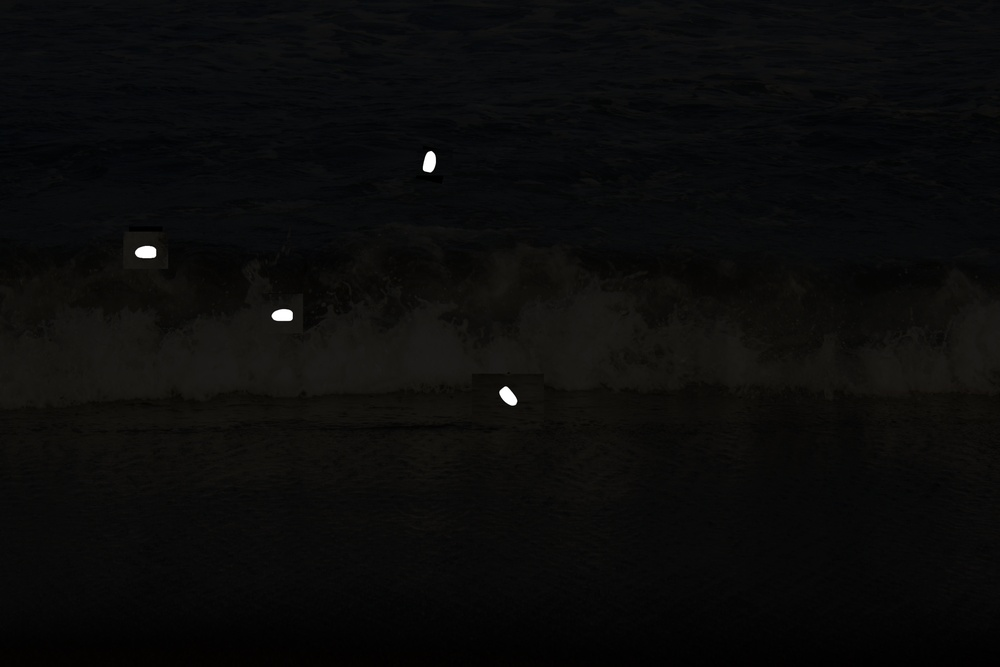
//> input picture TestCV/mew.jpg, 1000 x 667 px, shrunk from 5184 x 3456 before the run
$ ./TestCV   (built with g++ and OpenCV 4)
//> lines starting //> are read from the running program, lines starting //| are printed output that depends on the picture; after the words box and inside, x2 and y2 are one past the last pixel; in counts of white or black regions, pixels touching at a corner belong together
//> in GetImage, new_image_mat is the input picture: 667 rows x 1000 cols, CV_8UC3; mean B, G, R 10.8, 11.3, 11.2
#include <fstream>
#include "opencv2/core/core_c.h"
#include "opencv2/core/types_c.h"
#include <opencv2/highgui/highgui_c.h>
#include "opencv2/core/core.hpp"
#include "opencv2/imgproc/imgproc_c.h"
#include "opencv2/flann/flann.hpp"
#include "opencv2/core/core.hpp"
#include "opencv2/imgproc/imgproc.hpp"
#include "opencv2/features2d/features2d.hpp"
#include "opencv2/calib3d/calib3d.hpp"
#include "opencv2/objdetect/objdetect.hpp"
#include <opencv2/opencv.hpp>
#include <opencv2/imgcodecs/imgcodecs.hpp>
#include <opencv2/imgproc/imgproc_c.h>
#include <opencv2/imgproc/types_c.h>
#include <string>

using namespace cv;
using namespace std;

vector<Rect> old;
IplImage* new_image;
Mat new_image_mat;

// [52 lines left out: function ReadOldPieces, not called in this run]

void WriteCoordinates(vector<Rect> boundRect) {
	ofstream f("coordinates.txt", ios::trunc);
 	for (int i = 0; i < boundRect.size(); i++) {
		f << "BR - " << boundRect[i].br().x << ";" << boundRect[i].br().y << endl;
		f << "TL - " << boundRect[i].tl().x << ";" << boundRect[i].tl().y << endl;
		f << endl;
	}
	f.close();
}

void show(string pic_name, Mat pic) {
	cvNamedWindow(pic_name.c_str(), WINDOW_NORMAL);
	imshow(pic_name.c_str(), pic);
	cvWaitKey(0);
}

void show(string pic_name, IplImage* pic) {
	cvNamedWindow(pic_name.c_str(), CV_WINDOW_NORMAL);
	cvShowImage(pic_name.c_str(), pic);
	cvWaitKey(0);
}

vector<Rect> FindObjects(Mat img) {
	Mat threshold_output = img, gray_mat;
	vector<vector<Point> > contours;
	vector<Vec4i> hierarchy;
	int x = new_image->width, y = new_image->height;
//> x = 1000; y = 667
	////// создаём одноканальные картинки
	cvtColor(img, gray_mat, CV_BGR2GRAY);
	// Detect edges using Threshold
	threshold(gray_mat, threshold_output, 100, 255, THRESH_BINARY);
//> threshold_output: 667 rows x 1000 cols, CV_8UC1; 0.13% white; 4 white regions
	/// Find contours
	findContours(threshold_output, contours, hierarchy, CV_RETR_TREE, CV_CHAIN_APPROX_NONE, Point(0, 0));
//> contours = 4 contours; box (x1, y1, x2, y2) and area: (271, 309, 293, 321) 198, (499, 386, 517, 406) 197, (135, 246, 156, 258) 196, (423, 151, 436, 173) 194
	// Approximate contours to polygons + get bounding rects and circles
	vector<vector<Point> > contours_poly(contours.size());
//> contours_poly = 4 empty contours
	vector<Rect> boundRect(contours.size());
	vector<Point2f>center(contours.size());
	vector<float>radius(contours.size());
	printf("%d objects on pic\n", contours.size());
//| 4 objects on pic
	for (int i = 0; i < contours.size(); i++) {
		approxPolyDP(Mat(contours[i]), contours_poly[i], 1, true);
		boundRect[i] = boundingRect(Mat(contours_poly[i]));
		minEnclosingCircle((Mat)contours_poly[i], center[i], radius[i]);
	}
//> this loop made 4 passes

	Mat drawing = Mat::zeros(threshold_output.size(), CV_8UC3);
	for (int i = 0; i < contours.size(); i++)
	{
		printf("tl - (%d %d) - br - (%d %d) \n", boundRect[i].tl().x, boundRect[i].tl().y,
			boundRect[i].br().x, boundRect[i].br().y);
		cvRectangle(new_image, boundRect[i].tl(), boundRect[i].br(), CV_RGB(255, 0, 0));
		cvSetImageROI(new_image, boundRect[i]);
		Mat subImg = img(boundRect[i]);

		Scalar color = Scalar(RNG(12345).uniform(0, 255), RNG(12345).uniform(0, 255), RNG(12345).uniform(0, 255));
		drawContours(drawing, contours_poly, i, color, 1, 8, vector<Vec4i>(), 0, Point());
		rectangle(drawing, boundRect[i].tl(), boundRect[i].br(), color, 5, 8, 0);
		// Никогда не забывайте удалять ИОР
		cvResetImageROI(new_image);
		string filename = to_string(i);
		imwrite(filename + ".jpg", subImg);
		//imwrite(filename + "compressed.jpg", subImg, { IMWRITE_JPEG_QUALITY, 50 });
	}
//> new_image: 667 rows x 1000 cols, CV_8UC3; mean B, G, R 10.8, 11.2, 11.3
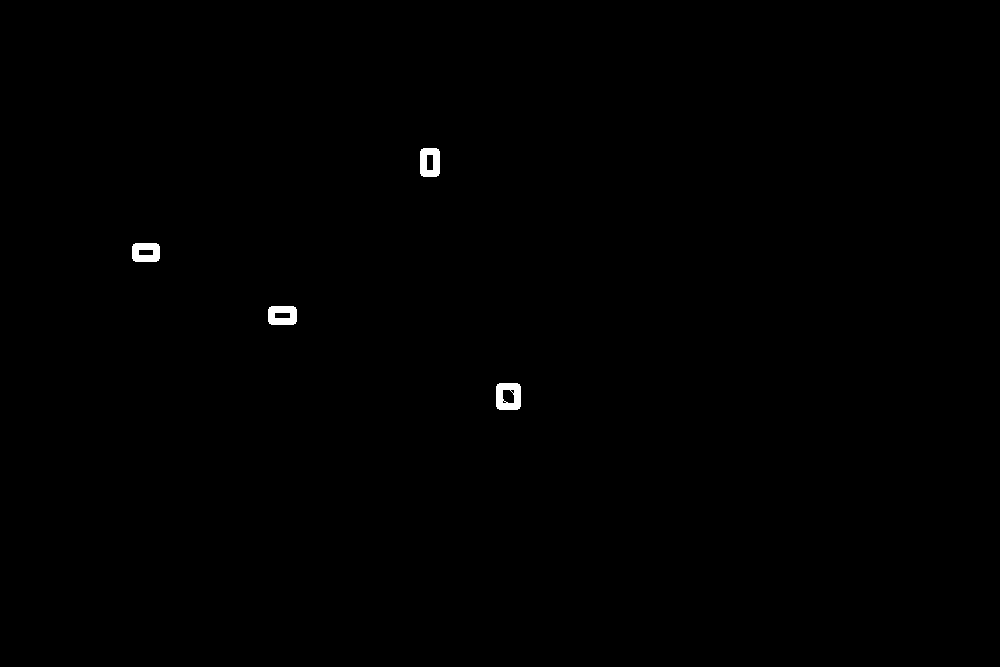
//> drawing: 667 rows x 1000 cols, CV_8UC3; values 0 (black) and 254 (white), 0.28% white; 4 white regions, box (x1, y1, x2, y2) and area: (496, 383, 521, 410) 523, (420, 148, 440, 177) 470, (268, 306, 297, 325) 456, (132, 243, 160, 262) 442
	show("objects", drawing);
	return boundRect;
}

bool IsCoordinatesEmpty() {
	fstream file("coordinates.txt");
	if (!file.is_open()) {
		cout << "Not open\n"; // если не открылся
		return true;
	}
	else if (file.peek() == EOF)
		return true;// если первый символ конец файла
	file.close();
	return false;
}

IplImage* TransformMatToImg(Mat mat) {
	auto src_img = cvCreateImage(cvSize(mat.cols, mat.rows), 8, 3);
	IplImage buff = mat;
	cvCopy(&buff, src_img);
	return src_img;
}

void GetImage(int argc, char* argv[]) {
	String imageName = "mew.jpg";
	if (argc > 1) {
		imageName = String(argv[1]);
	}
	new_image_mat = imread(imageName);// получаем картинку
	if (new_image_mat.empty()) {// Check for invalid input
		cout << "Could not open or find the image" << std::endl;
		exit(-1);
	}
	//transform
	new_image = TransformMatToImg(new_image_mat);//new_image = cvCreateImage(cvSize(new_image_mat.cols, new_image_mat.rows), 8, 3);//IplImage ipltemp = new_image_mat;//cvCopy(&ipltemp, new_image);
	// покажем изображение
	show("new", new_image);
}

// [45 lines left out: functions CopyOldPlaces, InsertOldPlaces, InsertNewPlaces, not called in this run]


int main(int argc, char* argv[])
{
	bool first_launch = IsCoordinatesEmpty();

	GetImage(argc, argv);
	if (first_launch) {
		cout << "It is first launch/n";
		imwrite("original.jpg", new_image_mat);
	}
	//find Objects on new image
	auto objects = FindObjects(new_image_mat);
//> objects = 4 Rects (x, y, width, height): [499, 386, 18, 20], [271, 309, 22, 12], [135, 246, 21, 12], [423, 151, 13, 22]
	if (!first_launch) {
		cout << "It is not first launch/n";
		old = ReadOldPieces();
		CopyOldPlaces();
	}
	//Ground
	if (!first_launch) {
		//read original
		String original_name("original.jpg");
		// получаем картинку фон
		Mat orig_mat = imread(original_name);
		auto orig_img = TransformMatToImg(orig_mat);
		InsertOldPlaces(orig_img);
		InsertNewPlaces(orig_img, objects);
	}
	WriteCoordinates(objects);
//> the loop in WriteCoordinates, `for (int i = 0; i < boundRect.size(); i++)` made 4 passes
	// освобождаем ресурсы
	cvReleaseImage(&new_image);
	// удаляем окна
	cvDestroyAllWindows();
	return 0;
}
